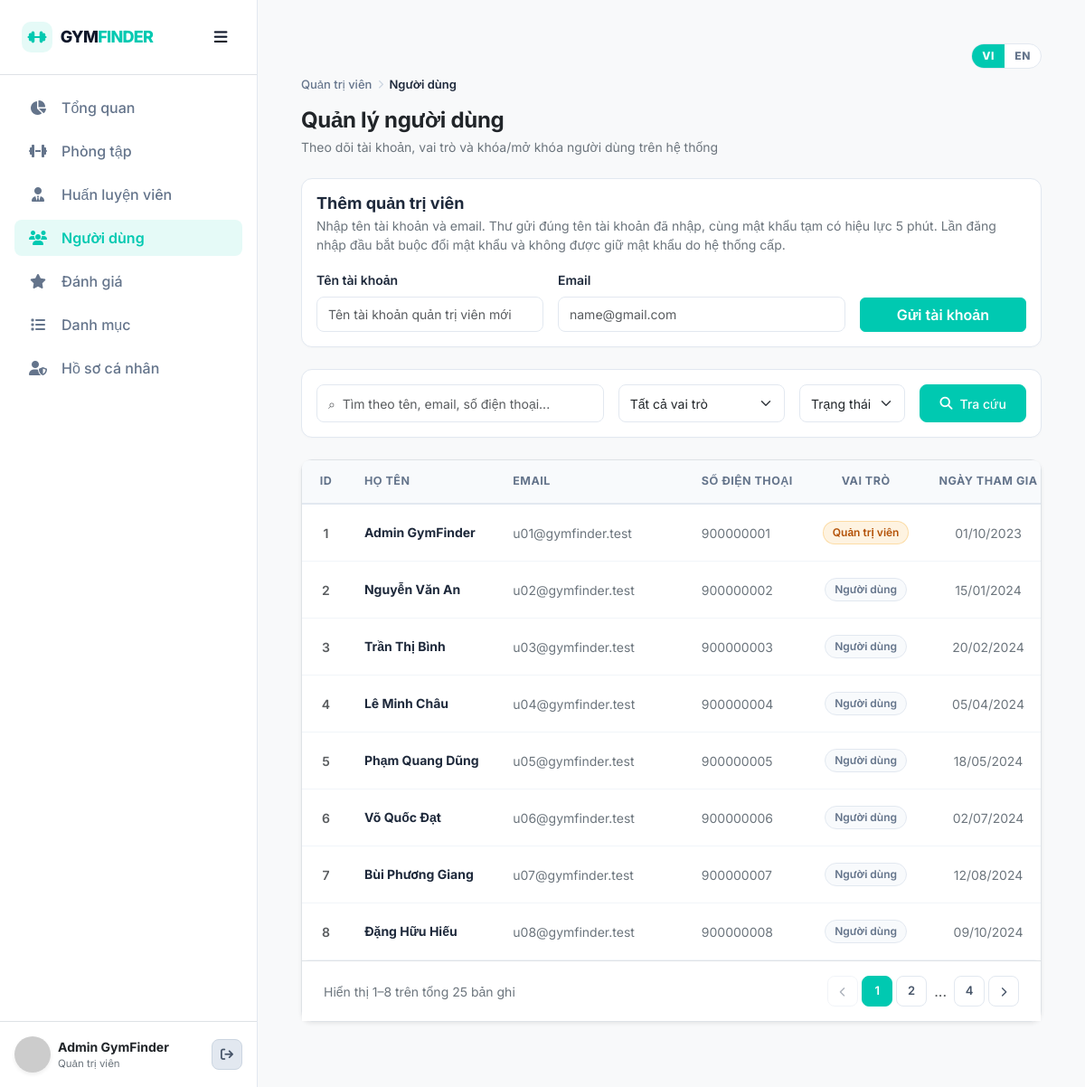
The page /admin/pages/users.php (signed in) on the database its author committed.
### tables this page shows
CREATE TABLE users (
  id            INT UNSIGNED NOT NULL AUTO_INCREMENT,
  full_name     VARCHAR(100) NOT NULL,
  email         VARCHAR(255) NOT NULL,
  phone         VARCHAR(20)  NULL,
  password_hash VARCHAR(255) NOT NULL,
  avatar_url    VARCHAR(255) NULL,
  role          ENUM('user','admin')    NOT NULL DEFAULT 'user',
  status        ENUM('active','locked') NOT NULL DEFAULT 'active',
  must_change_password TINYINT(1) NOT NULL DEFAULT 0,
  temp_password_expires_at DATETIME NULL,
  last_login_at DATETIME NULL,
  created_at    DATETIME NOT NULL DEFAULT CURRENT_TIMESTAMP,
  updated_at    DATETIME NOT NULL DEFAULT CURRENT_TIMESTAMP ON UPDATE CURRENT_TIMESTAMP,

  PRIMARY KEY (id),
  UNIQUE KEY uq_users_email (email),
  UNIQUE KEY uq_users_phone (phone),
  KEY idx_users_role_status (role, status),

  CONSTRAINT chk_users_phone
    CHECK (phone IS NULL OR phone REGEXP '^\\+?[0-9]{9,14}$')
);

### backend/helpers.php (called while the page is built, shortened)
<?php
function gf_url(string $path = ''): string
{
    $prefix = $GLOBALS['GF_PREFIX'] ?? '';
    return $prefix . ltrim($path, '/');
}
function gf_h(?string $s): string
{
    $text = (string) $s;
    if (function_exists('gf_t')) {
        $text = gf_t($text);
    }
    return htmlspecialchars($text, ENT_QUOTES | ENT_SUBSTITUTE, 'UTF-8');
}
function gf_iso(?string $dt): ?string
{
    if ($dt === null || $dt === '') {
        return null;
    }
    $dt = str_replace(' ', 'T', $dt);
    if (!preg_match('/Z$|[+-]\d{2}:\d{2}$/', $dt)) {
        $dt .= 'Z';
    }
    return $dt;
}
function gf_resolve_image_url(?string $url): ?string
{
    if ($url === null) {
        return null;
    }
    $url = trim($url);
    if (!preg_match('#^/?uploads/([A-Za-z0-9._-]+\.(?:jpg|jpeg|png|webp))$#i', $url, $m)) {
        return null;
    }
    $filename = $m[1];
    return gf_url('uploads/' . $filename);
}
function gf_avatar_fallback(string $name = 'User'): string
{
    $clean = trim($name) !== '' ? trim($name) : 'User';
    return 'https://ui-avatars.com/api/?name=' . urlencode($clean) . '&background=00c9b1&color=fff';
}
function gf_avatar(?string $url, int $id = 0, string $name = 'User'): string
{
    $resolved = gf_resolve_image_url($url);
    return gf_avatar_fallback($name);
}
function gf_role_label(?string $role): string
{
    return match ($role) {
        'admin' => 'Quản trị viên',
        default => 'Người dùng',
    };
}
function gf_logo(string $variant = 'header', ?string $href = null, string $extraClass = '', bool $asLink = true): string
{
    $logoVariant = $variant;
    $logoHref = $href;
    $logoClass = $extraClass;
    $logoAsLink = $asLink;
    require dirname(__DIR__) . '/includes/logo.php';
    return ob_get_clean() ?: '';
}

### backend/db.php (called while the page is built, shortened)
<?php
function gf_pdo(): PDO
{
    return $GLOBALS['GF_PDO'];
}

### backend/auth.php (called while the page is built, shortened)
<?php
function gf_current_user(): ?array
{
    $id = $_SESSION['user_id'] ?? null;
    $st = gf_pdo()->prepare('SELECT id, full_name, email, phone, avatar_url, role, status, must_change_password, temp_password_expires_at, created_at, updated_at FROM users WHERE id = ?');
    $st->execute([(int) $id]);
    $user = $st->fetch() ?: null;
    return $user ?: null;
}
function gf_require_login(?string $redirect = null): array
{
    $user = gf_current_user();
    return $user;
}
function gf_require_admin(): array
{
    $user = gf_require_login(gf_url('admin/pages/dashboard.php'));
    return $user;
}
function gf_user_must_change_password(array $user): bool
{
    return (int) ($user['must_change_password'] ?? 0) === 1;
}

### backend/resources/common.php (called while the page is built, shortened)
<?php
function gf_api_page_limit(array $q): array
{
    $details  = [];
    $pageRaw  = $q['page']  ?? '1';
    $limitRaw = $q['limit'] ?? '20';
    return ['page' => (int) $pageRaw, 'limit' => (int) $limitRaw];
}

### backend/resources/admin_user_resource.php (called while the page is built, shortened)
<?php
function gf_admin_users_paged(array $q): array
{
    $pageLimit = gf_api_page_limit($q);
    $page  = $pageLimit['page'];
    $limit = $pageLimit['limit'];
    $where  = ['1=1'];
    $params = [];
    $kw = trim((string) ($q['q'] ?? ''));
    $status = (string) ($q['status'] ?? '');
    $role = (string) ($q['role'] ?? '');
    $sort  = (string) ($q['sort'] ?? 'newest');
    $order = match ($sort) {
        'oldest'    => 'id ASC',
        'name_asc'  => 'full_name ASC, id DESC',
        'name_desc' => 'full_name DESC, id DESC',
        'newest'    => 'id DESC',
        default     => gf_api_error('VALIDATION_ERROR', 'sort không hợp lệ.', 422, ['sort' => 'newest|oldest|name_asc|name_desc']),
    };
    $wSql = implode(' AND ', $where);
    $cSt  = gf_pdo()->prepare("SELECT COUNT(*) FROM users WHERE {$wSql}");
    $cSt->execute($params);
    $total = (int) $cSt->fetchColumn();
    $offset = ($page - 1) * $limit;
    $st     = gf_pdo()->prepare("SELECT * FROM users WHERE {$wSql} ORDER BY {$order} LIMIT {$limit} OFFSET {$offset}");
    $st->execute($params);
    $items = [];
    foreach ($st->fetchAll() as $u) {
        $items[] = [
            'id'           => (int) $u['id'],
            'full_name'    => $u['full_name'],
            'email'        => $u['email'],
            'phone'        => $u['phone'],
            'avatar_url'   => $u['avatar_url'],
            'role'         => $u['role'],
            'status'       => $u['status'],
            'must_change_password' => (int) ($u['must_change_password'] ?? 0),
            'last_login_at'=> gf_iso($u['last_login_at']),
            'created_at'   => gf_iso($u['created_at']),
        ];
    }
    return ['items' => $items, 'page' => $page, 'limit' => $limit, 'total' => $total];
}

### admin/pages/users.php (the view, shortened to what this page needs)
<?php
require_once dirname(__DIR__, 2) . '/backend/bootstrap.php';
require_once dirname(__DIR__) . '/components/table.php';
$userPage = max(1, (int)($_GET['page'] ?? 1));
$userLimit = 8;
$userFilters = [
    'limit'  => $userLimit,
    'page'   => $userPage,
    'sort'   => 'oldest',
    'q'      => $_GET['q'] ?? '',
    'role'   => $_GET['role'] ?? '',
    'status' => $_GET['status'] ?? '',
];
$userResult = gf_admin_users_paged($userFilters);
$rows = $userResult['items'];
$adminActive = 'users';
require dirname(__DIR__, 2) . '/includes/layout_head.php';
require dirname(__DIR__, 2) . '/includes/admin_layout.php';
?>
<div class="mb-4">
    <h2 class="fw-bold mb-1 text-dark" style="font-size: 24px; letter-spacing: -0.3px;"><?= gf_h(gf_t('Quản lý người dùng')) ?></h2>
    <p class="text-secondary mb-0 small"><?= gf_h(gf_t('Theo dõi tài khoản, vai trò và khóa/mở khóa người dùng trên hệ thống')) ?></p>
</div>
<div class="admin-card p-3 mb-4">
    <h3 class="fw-bold mb-1" style="font-size:18px;"><?= gf_h(gf_t('Thêm quản trị viên')) ?></h3>
    <p class="text-secondary small mb-3"><?= gf_h(gf_t('Nhập tên tài khoản và email. Thư gửi đúng tên tài khoản đã nhập, cùng mật khẩu tạm có hiệu lực 5 phút. Lần đăng nhập đầu bắt buộc đổi mật khẩu và không được giữ mật khẩu do hệ thống cấp.')) ?></p>
    <form method="post" class="row g-3 align-items-end js-form-validate" novalidate>
        <div class="col-md-4" data-field>
            <label class="form-label small fw-semibold" for="admin-invite-name"><?= gf_h(gf_t('Tên tài khoản')) ?></label>
            <input id="admin-invite-name" class="form-control admin-input" name="full_name" maxlength="100" required data-required-msg="<?= gf_h(gf_t('Vui lòng nhập tên tài khoản quản trị viên.')) ?>" placeholder="<?= gf_h(gf_t('Tên tài khoản quản trị viên mới')) ?>">
        </div>
        <div class="col-md-5" data-field>
            <label class="form-label small fw-semibold" for="admin-invite-email"><?= gf_h(gf_t('Email')) ?></label>
            <input id="admin-invite-email" class="form-control admin-input" type="email" name="email" maxlength="255" required data-required-msg="<?= gf_h(gf_t('Vui lòng nhập email quản trị viên.')) ?>" data-type-msg="<?= gf_h(gf_t('Email không đúng định dạng.')) ?>" placeholder="name@gmail.com">
        </div>
        <div class="col-md-3">
            <button class="btn btn-primary w-100" type="submit"><?= gf_h(gf_t('Gửi tài khoản')) ?></button>
        </div>
    </form>
</div>
<form method="get" class="admin-card p-3 mb-4"><div class="row g-3 align-items-center"><div class="col-md-5"><input class="form-control admin-input" name="q" value="<?= gf_h($_GET['q']??'') ?>" placeholder="<?= gf_h(gf_t('⌕  Tìm theo tên, email, số điện thoại...')) ?>" style="height:42px;"></div><div class="col-md-3"><select class="form-select admin-input" name="role" style="height:42px;"><option value=""><?= gf_h(gf_t('Tất cả vai trò')) ?></option></select></div><div class="col-md-2"><select class="form-select admin-input" name="status" style="height:42px;"><option value=""><?= gf_h(gf_t('Trạng thái')) ?></option></select></div><div class="col-md-2"><button type="submit" class="btn btn-filter w-100 d-inline-flex align-items-center justify-content-center gap-2 fw-medium" style="height:42px;"><i class="fa-solid fa-magnifying-glass" aria-hidden="true"></i><?= gf_h(gf_t('Tra cứu')) ?></button></div></div></form>
<?php foreach ($rows as $r): ?>
<tr>
    <td class="text-center text-muted fw-semibold"><?= (int)$r['id'] ?></td>
    <td><span class="admin-cell-title"><?= gf_h($r['full_name']) ?></span></td>
    <td><span class="text-secondary"><?= gf_h($r['email']) ?></span></td>
    <td><span class="text-secondary text-nowrap"><?= gf_h($r['phone']??'—') ?></span></td>
    <td class="text-center"><span class="admin-badge <?= $r['role']==='admin'?'badge-warning':'badge-neutral' ?>"><?= gf_h(gf_role_label($r['role']??'')) ?></span></td>
    <td class="text-center text-secondary text-nowrap"><?= gf_h(date('d/m/Y',strtotime($r['created_at']??'now'))) ?></td>
</tr>
<?php endforeach; ?>
</main></div>
</body></html>

### includes/admin_layout.php (shortened to what this page needs)
<?php
$adminActive = $adminActive ?? 'dashboard';
$adminUser = gf_require_admin();
$adminDashboardUrl = gf_url('admin/pages/dashboard.php');
$adminBreadcrumbMap = [
    'dashboard' => gf_t('Tổng quan'),
    'gyms' => gf_t('Phòng tập'),
    'trainers' => gf_t('Huấn luyện viên'),
    'users' => gf_t('Người dùng'),
    'reviews' => gf_t('Đánh giá'),
    'categories' => gf_t('Danh mục'),
    'profile' => gf_t('Hồ sơ cá nhân'),
];
$adminBreadcrumbCurrent = $adminBreadcrumbMap[$adminActive] ?? gf_t('Tổng quan');
function gf_admin_nav(string $key, string $href, string $icon, string $label, string $active): void
{
    $cls = $key === $active ? ' active bg-primary-light text-primary' : '';
    echo '<li class="nav-item"><a class="nav-link rounded-3 px-3 py-2 mb-1' . $cls . '" href="' . gf_h(gf_url($href)) . '" data-label="' . gf_h($label) . '"><i class="fa-solid ' . $icon . ' me-3" style="width:20px;"></i><span class="admin-nav-label">' . gf_h($label) . '</span></a></li>';
}
?>
<div class="d-flex admin-shell">
<aside class="sidebar d-flex flex-column" id="sidebar" aria-label="<?= gf_h(gf_t('Menu quản trị')) ?>">
    <div class="sidebar-head p-4 border-bottom d-flex align-items-center justify-content-between gap-2">
        <?= gf_logo('admin', $adminDashboardUrl, 'admin-brand') ?>
        <div class="d-flex align-items-center gap-2">
            <button type="button" class="admin-sidebar-collapse d-none d-lg-inline-flex" id="sidebarCollapse" aria-controls="sidebar" aria-expanded="true" aria-label="<?= gf_h(gf_t('Thu gọn menu')) ?>" title="<?= gf_h(gf_t('Thu gọn menu')) ?>" data-label-collapse="<?= gf_h(gf_t('Thu gọn menu')) ?>" data-label-expand="<?= gf_h(gf_t('Mở rộng menu')) ?>">
                <i class="fa-solid fa-bars" aria-hidden="true"></i>
            </button>
        </div>
    </div>
    <div class="p-3 flex-grow-1 overflow-auto">
        <ul class="nav flex-column gap-1">
            <?php
            gf_admin_nav('dashboard', 'admin/pages/dashboard.php', 'fa-chart-pie', gf_t('Tổng quan'), $adminActive);
            ?>
        </ul>
    </div>
    <div class="p-3 border-top mt-auto">
        <div class="admin-user-row d-flex align-items-center gap-2">
            <a href="<?= gf_h(gf_url('admin/pages/profile.php')) ?>" class="d-flex align-items-center gap-2 text-decoration-none min-w-0 flex-grow-1 text-dark" title="<?= gf_h(gf_t('Xem và sửa hồ sơ quản trị')) ?>">
                <img src="<?= gf_h(gf_avatar($adminUser['avatar_url'] ?? null, !empty($adminUser['avatar_url']) ? (int) $adminUser['id'] : 0, $adminUser['full_name'])) ?>" class="rounded-circle shadow-sm" style="width:40px;height:40px;object-fit:cover;aspect-ratio:1/1;flex:0 0 40px;" alt="<?= gf_h($adminUser['full_name']) ?>" onerror="this.onerror=null;this.src='<?= gf_h(gf_avatar_fallback($adminUser['full_name'])) ?>';">
                <div class="admin-user-meta min-w-0 text-truncate"><div class="fw-bold small text-truncate"><?= gf_h($adminUser['full_name']) ?></div><div class="text-secondary" style="font-size:11.5px;"><?= gf_h(gf_t('Quản trị viên')) ?></div></div>
            </a>
            <form method="post" action="<?= gf_h(gf_url('pages/auth/logout.php')) ?>" class="ms-auto"><?= gf_csrf_field() ?><button class="btn btn-action btn-action-view" title="<?= gf_h(gf_t('Đăng xuất')) ?>" aria-label="<?= gf_h(gf_t('Đăng xuất')) ?>"><i class="fa-solid fa-arrow-right-from-bracket"></i></button></form>
        </div>
    </div>
</aside>
<main class="main-content flex-grow-1 p-4 p-md-5 bg-light" style="min-width:0;">
    <div class="d-flex justify-content-end mb-2"><?= gf_lang_switch_html() ?></div>
    <nav class="admin-breadcrumb" aria-label="Breadcrumb">
        <ol class="admin-breadcrumb-list">
            <li class="admin-breadcrumb-item">
                <a href="<?= gf_h($adminDashboardUrl) ?>" class="admin-breadcrumb-link"><?= gf_h(gf_t('Quản trị viên')) ?></a>
            </li>
            <li class="admin-breadcrumb-sep" aria-hidden="true"><i class="fa-solid fa-chevron-right"></i></li>
            <li class="admin-breadcrumb-item">
                <span class="admin-breadcrumb-current" aria-current="page"><?= gf_h($adminBreadcrumbCurrent) ?></span>
            </li>
        </ol>
    </nav>

### assets/css/style.css (style rules this page uses)
:root { --primary-color: #00c9b1; --primary-dark: #00a894; --primary-light: #e6f9f7; --text-dark: #111827; --text-gray: #6b7280; --bg-light: #f9fafb; --border-color: #f3f4f6; --font-sans: 'Inter', system-ui, -apple-system, BlinkMacSystemFont, 'Segoe UI', Roboto, sans-serif; --bs-body-font-family: var(--font-sans); --bs-font-sans-serif: var(--font-sans); --bs-btn-font-family: var(--font-sans); }
html { overflow-x: clip; }
body { font-family: var(--font-sans); color: var(--text-dark); background-color: #ffffff; overflow-x: clip; }
.text-primary { color: var(--primary-color) !important; }
.bg-primary-light { background-color: var(--primary-light) !important; }
.btn-primary { background-color: var(--primary-color); border-color: var(--primary-color); color: #ffffff; font-weight: 600; }

### rows shown on the page
users: full_name "Admin GymFinder"
users: id "2", full_name "Nguyễn Văn An", email "u02@gymfinder.test", phone "900000002", role "Người dùng", created_at "15/01/2024"
users: id "3", full_name "Trần Thị Bình", email "u03@gymfinder.test", phone "900000003", role "Người dùng", created_at "20/02/2024"
users: id "4", full_name "Lê Minh Châu", email "u04@gymfinder.test", phone "900000004", role "Người dùng", created_at "05/04/2024"
users: id "5", full_name "Phạm Quang Dũng", email "u05@gymfinder.test", phone "900000005", role "Người dùng", created_at "18/05/2024"
users: id "6", full_name "Võ Quốc Đạt", email "u06@gymfinder.test", phone "900000006", role "Người dùng", created_at "02/07/2024"
users: id "7", full_name "Bùi Phương Giang", email "u07@gymfinder.test", phone "900000007", role "Người dùng", created_at "12/08/2024"
users: id "8", full_name "Đặng Hữu Hiếu", email "u08@gymfinder.test", phone "900000008", role "Người dùng", created_at "09/10/2024"

### other values the page prints
gf_h($label) "Tổng quan Phòng tập Huấn luyện viên Người dùng Đánh giá Danh mục Hồ sơ cá nhân"
gf_h(gf_t('Quản trị viên')) "Quản trị viên"
gf_h($adminBreadcrumbCurrent) "Người dùng"
gf_h(gf_t('Quản lý người dùng')) "Quản lý người dùng"
gf_h(gf_t('Thêm quản trị viên')) "Thêm quản trị viên"
gf_h(gf_t('Tên tài khoản')) "Tên tài khoản"
gf_h(gf_t('Email')) "Email"
gf_h(gf_t('Gửi tài khoản')) "Gửi tài khoản"
gf_h(gf_t('Tra cứu')) "Tra cứu"
gf_h(gf_t((string) ($col['label'] ?? ''))) "ID"
gf_h(gf_t((string) ($col['label'] ?? ''))) "HỌ TÊN"
gf_h(gf_t((string) ($col['label'] ?? ''))) "EMAIL"
gf_h(gf_t((string) ($col['label'] ?? ''))) "SỐ ĐIỆN THOẠI"
gf_h(gf_t((string) ($col['label'] ?? ''))) "VAI TRÒ"
gf_h(gf_t((string) ($col['label'] ?? ''))) "NGÀY THAM GIA"
